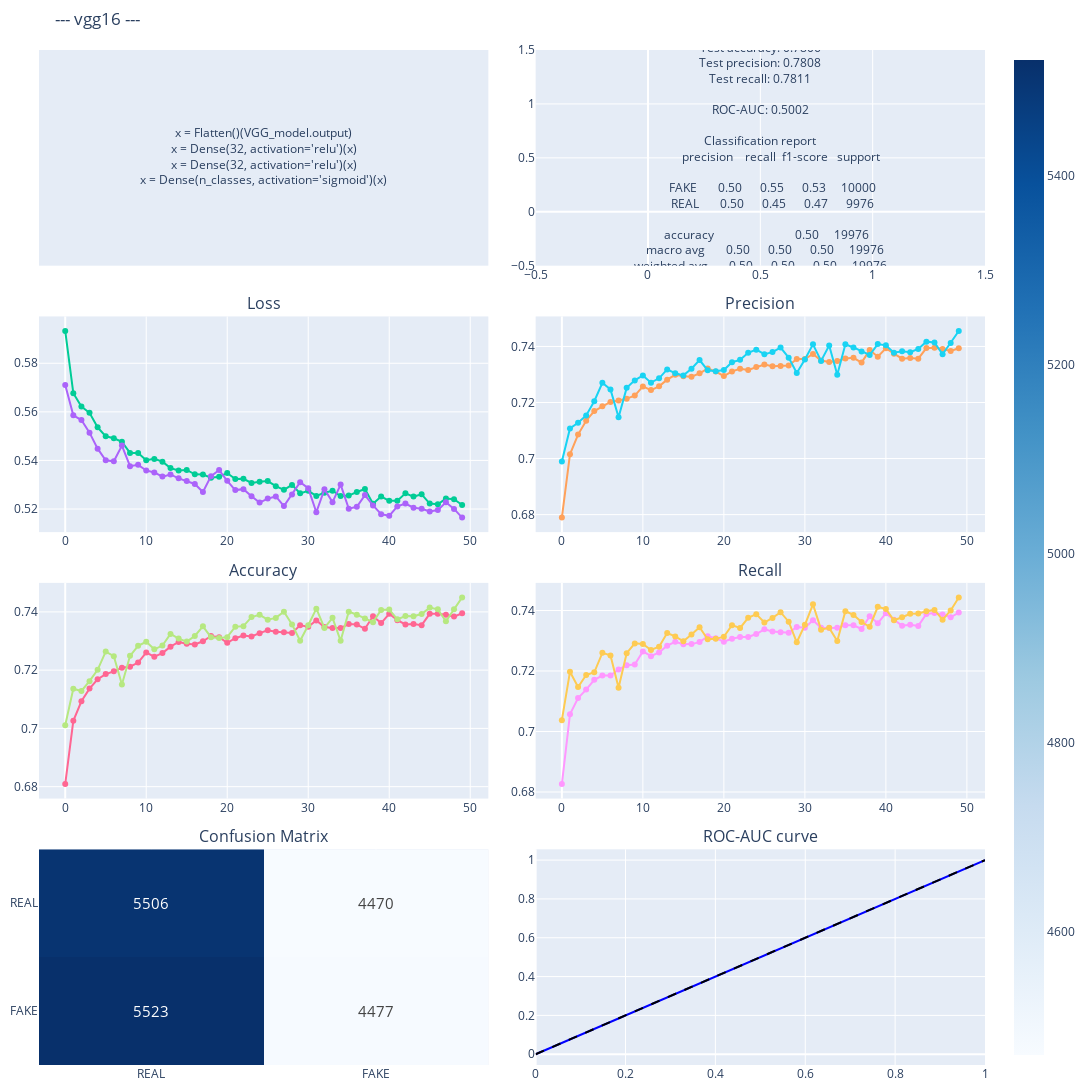

Write notebook code for a chart like this one.
### Code cell
fig = make_subplots(
    rows=4, cols=2, 
    subplot_titles=("", "",
                    "Loss", "Precision", 
                    "Accuracy", 'Recall',
                    'Confusion Matrix', 'ROC-AUC curve'), 
    horizontal_spacing=0.05, 
    vertical_spacing=0.05  
)

fig.add_trace(
    go.Scatter(
        x=[0.5], y=[0.5], 
        text=[
            f"""x = Flatten()(VGG_model.output)<br>x = Dense(32, activation='relu')(x)<br>x = Dense(32, activation='relu')(x)<br>x = Dense(n_classes, activation='sigmoid')(x)"""       
        ],
        mode='text',
        showlegend=False,
    ),
    row=1, col=1  
)

fig.add_trace(
    go.Scatter(
        x=[0.5], y=[0.5], 
        text=[
            f"Test loss: {test_loss:.4f}<br>"
            f"Test accuracy: {test_acc:.4f}<br>"
            f"Test precision: {test_prec:.4f}<br>"
            f"Test recall: {test_recall:.4f}<br><br>"
            f"ROC-AUC: {roc_auc:.4f}<br><br>"
            f"Classification report<br>"
            f"{report.replace('\n','<br>')}"
        ],
        mode='text',
        showlegend=False,
    ),
    row=1, col=2  
)


# fig.update_layout(
#     annotations=[dict(text="Model Metrics", x=0.25, y=1.05, showarrow=False, xref="paper", yref="paper", font=dict(size=16))], 
# )

# Hide the axes for the annotation row
fig.update_xaxes(visible=False, row=1, col=1)
fig.update_yaxes(visible=False, row=1, col=1)


# Loss and Precision
fig.add_trace(fig_metrics['data'][0], row=2, col=1)
fig.add_trace(fig_metrics['data'][1], row=2, col=1)
fig.add_trace(fig_metrics['data'][2], row=2, col=2)
fig.add_trace(fig_metrics['data'][3], row=2, col=2)

# Accuracy and Recall 
fig.add_trace(fig_metrics['data'][4], row=3, col=1)
fig.add_trace(fig_metrics['data'][5], row=3, col=1)
fig.add_trace(fig_metrics['data'][6], row=3, col=2)
fig.add_trace(fig_metrics['data'][7], row=3, col=2)

# Confusion Matrix and ROC-AUC curve 
fig.add_trace(fig_confMatrix['data'][0], row=4, col=1)
fig.add_trace(fig_rocauc['data'][0], row=4, col=2)
fig.add_trace(fig_rocauc['data'][1], row=4, col=2)

fig.update_layout(
    height=400*4, 
    width=1400, 
    title_text=f"--- {MODEL.name} ---",
    showlegend=False, 
    margin=dict(l=10, r=10, t=50, b=10),  
)

fig.show()

### Figure 1 — Plotly figure (JSON) as saved in the notebook; plotly's stock layout.template omitted (floating-point values rounded to 4 significant figures)
{"data": [{"mode": "text", "showlegend": false, "text": ["x = Flatten()(VGG_model.output)<br>x = Dense(32, activation='relu')(x)<br>x = Dense(32, activation='relu')(x)<br>x = Dense(n_classes, activation='sigmoid')(x)"], "type": "scatter", "x": [0.5], "xaxis": "x", "y": [0.5], "yaxis": "y"}, {"mode": "text", "showlegend": false, "text": ["Test loss: 0.4627<br>Test accuracy: 0.7806<br>Test precision: 0.7808<br>Test recall: 0.7811<br><br>ROC-AUC: 0.5002<br><br>Classification report<br>              precision    recall  f1-score   support<br><br>        FAKE       0.50      0.55      0.53     10000<br>        REAL       0.50      0.45      0.47      9976<br><br>    accuracy                           0.50     19976<br>   macro avg       0.50      0.50      0.50     19976<br>weighted avg       0.50      0.50      0.50     19976<br>"], "type": "scatter", "x": [0.5], "xaxis": "x2", "y": [0.5], "yaxis": "y2"}, {"mode": "lines+markers", "name": "Train Loss", "type": "scatter", "x": [0, 1, 2, 3, 4, 5, 6, 7, 8, 9, 10, 11, 12, 13, 14, 15, 16, 17, 18, 19, 20, 21, 22, 23, 24, 25, 26, 27, 28, 29, 30, 31, 32, 33, 34, 35, 36, 37, 38, 39, 40, 41, 42, 43, 44, 45, 46, 47, 48, 49], "xaxis": "x3", "y": [0.5933, 0.5677, 0.5622, 0.5596, 0.5536, 0.55, 0.5491, 0.5477, 0.5431, 0.5431, 0.5401, 0.5406, 0.5395, 0.5368, 0.5359, 0.5361, 0.5343, 0.5342, 0.5329, 0.5333, 0.5348, 0.5324, 0.5324, 0.5307, 0.5313, 0.5315, 0.5294, 0.5279, 0.5299, 0.5264, 0.5275, 0.5254, 0.5267, 0.5275, 0.5253, 0.5255, 0.527, 0.5282, 0.5222, 0.5251, 0.5234, 0.5234, 0.5264, 0.5251, 0.526, 0.5222, 0.5219, 0.5243, 0.524, 0.5216], "yaxis": "y3"}, {"mode": "lines+markers", "name": "Val Loss", "type": "scatter", "x": [0, 1, 2, 3, 4, 5, 6, 7, 8, 9, 10, 11, 12, 13, 14, 15, 16, 17, 18, 19, 20, 21, 22, 23, 24, 25, 26, 27, 28, 29, 30, 31, 32, 33, 34, 35, 36, 37, 38, 39, 40, 41, 42, 43, 44, 45, 46, 47, 48, 49], "xaxis": "x3", "y": [0.5711, 0.5586, 0.5566, 0.5514, 0.5448, 0.54, 0.5396, 0.5461, 0.5376, 0.5382, 0.5359, 0.535, 0.5333, 0.5342, 0.5326, 0.5316, 0.5303, 0.527, 0.5335, 0.536, 0.5316, 0.5278, 0.5282, 0.5252, 0.5226, 0.5243, 0.5252, 0.5212, 0.526, 0.531, 0.5286, 0.5187, 0.5281, 0.5228, 0.53, 0.5201, 0.5209, 0.5257, 0.5215, 0.5179, 0.5172, 0.5211, 0.5223, 0.5205, 0.5201, 0.519, 0.5195, 0.5228, 0.52, 0.5165], "yaxis": "y3"}, {"mode": "lines+markers", "name": "Train precision", "type": "scatter", "x": [0, 1, 2, 3, 4, 5, 6, 7, 8, 9, 10, 11, 12, 13, 14, 15, 16, 17, 18, 19, 20, 21, 22, 23, 24, 25, 26, 27, 28, 29, 30, 31, 32, 33, 34, 35, 36, 37, 38, 39, 40, 41, 42, 43, 44, 45, 46, 47, 48, 49], "xaxis": "x4", "y": [0.6789, 0.7015, 0.7085, 0.7135, 0.7169, 0.7186, 0.7202, 0.7207, 0.7214, 0.7225, 0.7257, 0.7244, 0.7258, 0.7282, 0.7299, 0.7294, 0.7292, 0.7304, 0.7321, 0.7311, 0.7294, 0.7311, 0.7321, 0.7316, 0.7327, 0.7335, 0.733, 0.733, 0.7332, 0.7356, 0.7355, 0.7373, 0.735, 0.7345, 0.7348, 0.7357, 0.736, 0.7342, 0.7387, 0.7363, 0.7394, 0.7374, 0.7356, 0.7358, 0.7356, 0.7394, 0.7395, 0.7391, 0.7384, 0.7394], "yaxis": "y4"}, {"mode": "lines+markers", "name": "Val precision", "type": "scatter", "x": [0, 1, 2, 3, 4, 5, 6, 7, 8, 9, 10, 11, 12, 13, 14, 15, 16, 17, 18, 19, 20, 21, 22, 23, 24, 25, 26, 27, 28, 29, 30, 31, 32, 33, 34, 35, 36, 37, 38, 39, 40, 41, 42, 43, 44, 45, 46, 47, 48, 49], "xaxis": "x4", "y": [0.699, 0.7107, 0.7128, 0.7154, 0.7205, 0.727, 0.7247, 0.7147, 0.7252, 0.7279, 0.7296, 0.7271, 0.7286, 0.7318, 0.7304, 0.7297, 0.7321, 0.7352, 0.7315, 0.7311, 0.7316, 0.7344, 0.7352, 0.7377, 0.7388, 0.7373, 0.738, 0.7396, 0.736, 0.7305, 0.7353, 0.7407, 0.7348, 0.7403, 0.7299, 0.7408, 0.7396, 0.7382, 0.7369, 0.7408, 0.7404, 0.7378, 0.7383, 0.7379, 0.7391, 0.7417, 0.7414, 0.7372, 0.7413, 0.7455], "yaxis": "y4"}, {"mode": "lines+markers", "name": "Train accuracy", "type": "scatter", "x": [0, 1, 2, 3, 4, 5, 6, 7, 8, 9, 10, 11, 12, 13, 14, 15, 16, 17, 18, 19, 20, 21, 22, 23, 24, 25, 26, 27, 28, 29, 30, 31, 32, 33, 34, 35, 36, 37, 38, 39, 40, 41, 42, 43, 44, 45, 46, 47, 48, 49], "xaxis": "x5", "y": [0.6809, 0.7026, 0.7093, 0.7137, 0.7169, 0.7186, 0.7196, 0.7208, 0.7212, 0.7226, 0.726, 0.7246, 0.7258, 0.7281, 0.7297, 0.729, 0.7288, 0.7299, 0.7317, 0.7313, 0.7294, 0.731, 0.7319, 0.7316, 0.7327, 0.7337, 0.7332, 0.733, 0.7327, 0.7354, 0.7349, 0.7371, 0.7348, 0.7344, 0.7345, 0.7358, 0.7356, 0.7342, 0.7385, 0.7362, 0.7393, 0.7372, 0.7357, 0.7358, 0.7355, 0.7393, 0.7394, 0.739, 0.7384, 0.7395], "yaxis": "y5"}, {"mode": "lines+markers", "name": "Val accuracy", "type": "scatter", "x": [0, 1, 2, 3, 4, 5, 6, 7, 8, 9, 10, 11, 12, 13, 14, 15, 16, 17, 18, 19, 20, 21, 22, 23, 24, 25, 26, 27, 28, 29, 30, 31, 32, 33, 34, 35, 36, 37, 38, 39, 40, 41, 42, 43, 44, 45, 46, 47, 48, 49], "xaxis": "x5", "y": [0.7011, 0.7136, 0.7128, 0.7162, 0.7201, 0.7264, 0.7248, 0.7151, 0.7249, 0.7283, 0.7297, 0.7271, 0.7284, 0.7324, 0.7308, 0.7298, 0.7317, 0.735, 0.7313, 0.7311, 0.7313, 0.7349, 0.7351, 0.7382, 0.739, 0.7373, 0.7379, 0.74, 0.7357, 0.7301, 0.7354, 0.7411, 0.7345, 0.738, 0.7301, 0.7401, 0.739, 0.7377, 0.7365, 0.7406, 0.7408, 0.7374, 0.7386, 0.7385, 0.7393, 0.7415, 0.7409, 0.7368, 0.7409, 0.745], "yaxis": "y5"}, {"mode": "lines+markers", "name": "Train recall", "type": "scatter", "x": [0, 1, 2, 3, 4, 5, 6, 7, 8, 9, 10, 11, 12, 13, 14, 15, 16, 17, 18, 19, 20, 21, 22, 23, 24, 25, 26, 27, 28, 29, 30, 31, 32, 33, 34, 35, 36, 37, 38, 39, 40, 41, 42, 43, 44, 45, 46, 47, 48, 49], "xaxis": "x6", "y": [0.6826, 0.7057, 0.711, 0.7138, 0.7171, 0.7185, 0.7185, 0.7205, 0.7219, 0.7221, 0.7265, 0.7249, 0.7261, 0.7284, 0.7297, 0.7288, 0.7289, 0.7296, 0.7315, 0.7309, 0.7297, 0.7307, 0.7312, 0.7313, 0.7322, 0.7338, 0.7331, 0.7328, 0.7326, 0.7346, 0.7343, 0.7368, 0.7343, 0.7342, 0.7343, 0.7351, 0.7351, 0.7339, 0.7381, 0.7358, 0.7391, 0.7369, 0.735, 0.7353, 0.7349, 0.7389, 0.7392, 0.7387, 0.7378, 0.7393], "yaxis": "y6"}, {"mode": "lines+markers", "name": "Val recall", "type": "scatter", "x": [0, 1, 2, 3, 4, 5, 6, 7, 8, 9, 10, 11, 12, 13, 14, 15, 16, 17, 18, 19, 20, 21, 22, 23, 24, 25, 26, 27, 28, 29, 30, 31, 32, 33, 34, 35, 36, 37, 38, 39, 40, 41, 42, 43, 44, 45, 46, 47, 48, 49], "xaxis": "x6", "y": [0.7037, 0.7197, 0.7147, 0.7187, 0.7196, 0.726, 0.7252, 0.7144, 0.7259, 0.7291, 0.729, 0.727, 0.728, 0.7326, 0.7314, 0.7298, 0.7321, 0.7345, 0.7305, 0.7306, 0.7313, 0.7352, 0.7342, 0.7376, 0.7388, 0.736, 0.7376, 0.7394, 0.7363, 0.7295, 0.7353, 0.742, 0.7337, 0.7343, 0.7299, 0.7398, 0.7385, 0.7362, 0.7346, 0.7412, 0.7405, 0.7368, 0.7378, 0.7389, 0.739, 0.7398, 0.7402, 0.7369, 0.74, 0.7443], "yaxis": "y6"}, {"colorscale": [[0, "rgb(247,251,255)"], [0.125, "rgb(222,235,247)"], [0.25, "rgb(198,219,239)"], [0.375, "rgb(158,202,225)"], [0.5, "rgb(107,174,214)"], [0.625, "rgb(66,146,198)"], [0.75, "rgb(33,113,181)"], [0.875, "rgb(8,81,156)"], [1, "rgb(8,48,107)"]], "hoverongaps": false, "showscale": true, "text": [[5523, 4477], [5506, 4470]], "textfont": {"size": 15}, "texttemplate": "%{text}", "type": "heatmap", "x": ["REAL", "FAKE"], "xaxis": "x7", "y": ["FAKE", "REAL"], "yaxis": "y7", "z": [[5523, 4477], [5506, 4470]]}, {"line": {"color": "blue", "width": 2}, "mode": "lines", "name": "ROC curve (AUC = 0.50)", "type": "scatter", "x": [0, 0.4477, 1], "xaxis": "x8", "y": [0, 0.4481, 1], "yaxis": "y8"}, {"hoverinfo": "skip", "line": {"color": "black", "dash": "dash"}, "mode": "lines", "showlegend": false, "type": "scatter", "x": [0, 1], "xaxis": "x8", "y": [0, 1], "yaxis": "y8"}], "layout": {"annotations": [{"font": {"size": 16}, "showarrow": false, "text": "Loss", "x": 0.2375, "xanchor": "center", "xref": "paper", "y": 0.7375, "yanchor": "bottom", "yref": "paper"}, {"font": {"size": 16}, "showarrow": false, "text": "Precision", "x": 0.7625, "xanchor": "center", "xref": "paper", "y": 0.7375, "yanchor": "bottom", "yref": "paper"}, {"font": {"size": 16}, "showarrow": false, "text": "Accuracy", "x": 0.2375, "xanchor": "center", "xref": "paper", "y": 0.475, "yanchor": "bottom", "yref": "paper"}, {"font": {"size": 16}, "showarrow": false, "text": "Recall", "x": 0.7625, "xanchor": "center", "xref": "paper", "y": 0.475, "yanchor": "bottom", "yref": "paper"}, {"font": {"size": 16}, "showarrow": false, "text": "Confusion Matrix", "x": 0.2375, "xanchor": "center", "xref": "paper", "y": 0.2125, "yanchor": "bottom", "yref": "paper"}, {"font": {"size": 16}, "showarrow": false, "text": "ROC-AUC curve", "x": 0.7625, "xanchor": "center", "xref": "paper", "y": 0.2125, "yanchor": "bottom", "yref": "paper"}], "height": 1600, "margin": {"b": 10, "l": 10, "r": 10, "t": 50}, "showlegend": false, "title": {"text": "--- vgg16 ---"}, "width": 1400, "xaxis": {"anchor": "y", "domain": [0, 0.475], "visible": false}, "xaxis2": {"anchor": "y2", "domain": [0.525, 1]}, "xaxis3": {"anchor": "y3", "domain": [0, 0.475]}, "xaxis4": {"anchor": "y4", "domain": [0.525, 1]}, "xaxis5": {"anchor": "y5", "domain": [0, 0.475]}, "xaxis6": {"anchor": "y6", "domain": [0.525, 1]}, "xaxis7": {"anchor": "y7", "domain": [0, 0.475]}, "xaxis8": {"anchor": "y8", "domain": [0.525, 1]}, "yaxis": {"anchor": "x", "domain": [0.7875, 1], "visible": false}, "yaxis2": {"anchor": "x2", "domain": [0.7875, 1]}, "yaxis3": {"anchor": "x3", "domain": [0.525, 0.7375]}, "yaxis4": {"anchor": "x4", "domain": [0.525, 0.7375]}, "yaxis5": {"anchor": "x5", "domain": [0.2625, 0.475]}, "yaxis6": {"anchor": "x6", "domain": [0.2625, 0.475]}, "yaxis7": {"anchor": "x7", "domain": [0, 0.2125]}, "yaxis8": {"anchor": "x8", "domain": [0, 0.2125]}}}
